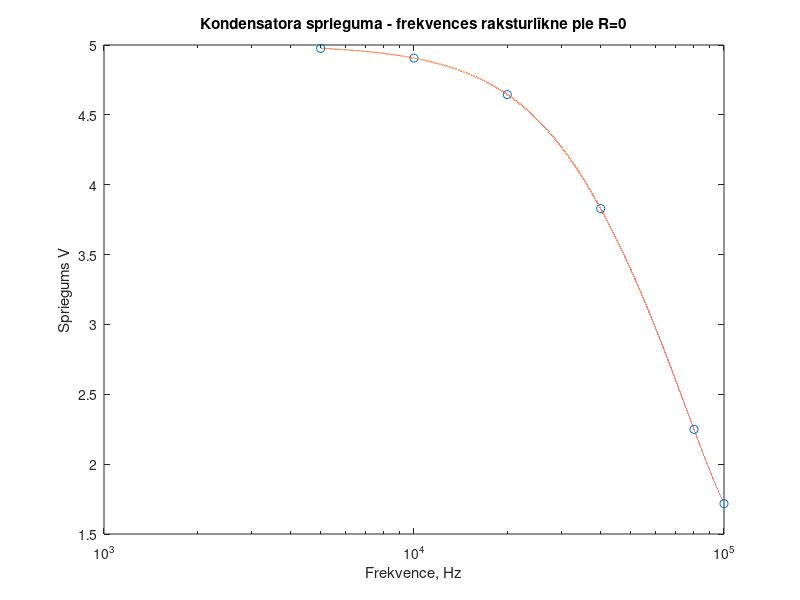

This chart was generated by the following MATLAB code:
L=20e-3; C=2200e-12;
R0 = 1e3; Us = 5; R1=0e3;
f = [5 10 20 40 80 100]*1e3;
omega = 2*pi*f;
Zc = 1./(C*omega*i);

r = [Zc+R0+R1];
u = Us;
I = r.\Us;

Uz = I.*Zc;
faze = angle(Uz);
amp = abs(Uz);

fn = 5e3:1:100e3;
 Uzn = spline(f,Uz,fn);
fazen = angle(Uzn);
ampn = abs(Uzn);

omegan = 2*pi*fn;
semilogx(f,amp.*cos(omega + faze),'o',fn,ampn.*cos(omegan + fazen))
title('Kondensatora sprieguma - frekvences raksturlīkne pie R=0')
xlabel('Frekvence, Hz')
ylabel('Spriegums V')